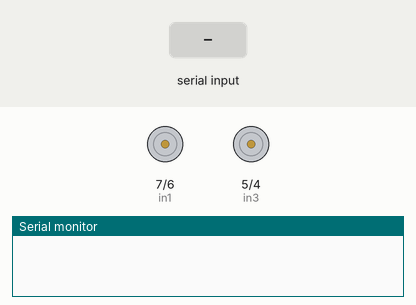
Bench run of a sketch on a simulated Arduino Uno, built with avr-gcc and run on an emulated ATmega328P. Shown: motor-driver pin pairs drawn as motors (green arrow = first pin HIGH = forward, orange = second pin HIGH = backward, longer = more drive, scaled by the enable pin), the last lines printed to the serial monitor. The test bench sets the inputs (shaded band).

Above: at 1.2 s.
1.3 s: "F" received over Serial
At 2.2 s:
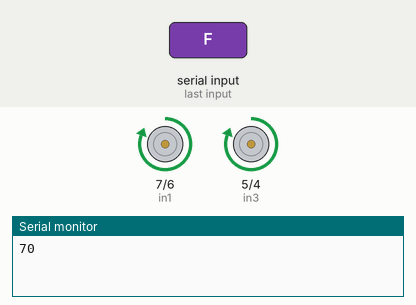
2.8 s: byte 74 (74) received over Serial
At 3.4 s:
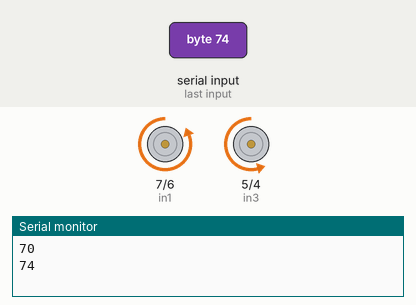
4.3 s: byte 76 (76) received over Serial
At 5.5 s:
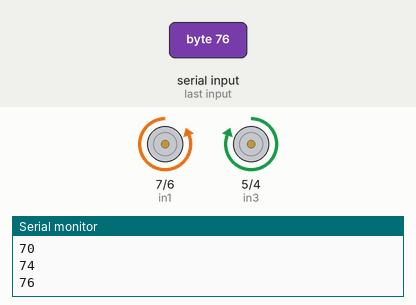
5.8 s: byte 82 (82) received over Serial
At 6.8 s:
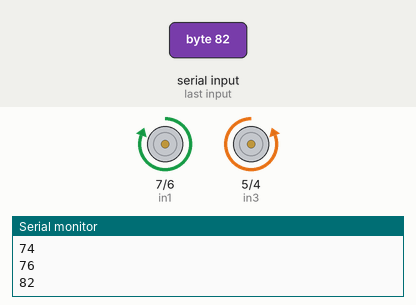
7.3 s: "S" received over Serial
At 8.0 s:
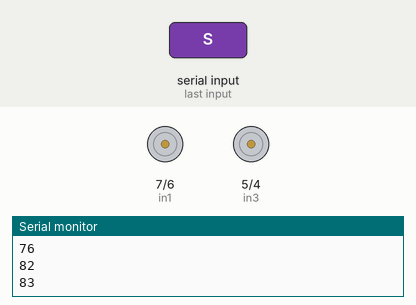
8.8 s: "B" received over Serial
At 9.1 s:
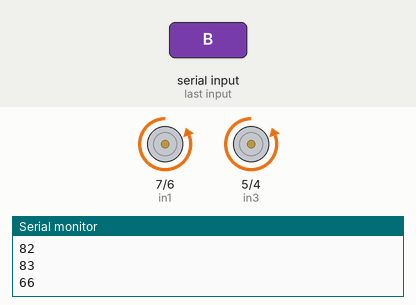
Timing chart, 0 to 11.3 s (numbered marks = the images above; inputs shaded):
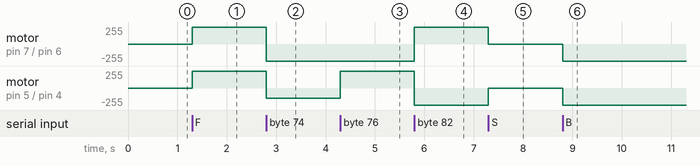

The sketch:

rc_car_2.ino
```cpp
// Motor A connections
int enA = 10;
int in1 = 7;
int in2 = 6;
// Motor B connections
int enB = 9;
int in3 = 5;
int in4 = 4;

void setup() {
  // Set all the motor control pins to outputs
  pinMode(enA, OUTPUT);
  pinMode(enB, OUTPUT);
  pinMode(in1, OUTPUT);
  pinMode(in2, OUTPUT);
  pinMode(in3, OUTPUT);
  pinMode(in4, OUTPUT);

  // Turn off motors - Initial state
  digitalWrite(in1, LOW);
  digitalWrite(in2, LOW);
  digitalWrite(in3, LOW);
  digitalWrite(in4, LOW);

  Serial.begin(115200);
}

void loop() {

 if(Serial.available()){
    int state = Serial.read();
    Serial.println(state);
    switch (state){
      case 83:  //Stop
        Stop();
        break;
      case 70:  //Forward
        Forward(255,255);
        break;
      case 66:  //Backward
        Backward(255,255);
        break;
      case 71:  //Left
        Left(100);
        break;
      case 73:  //Right
        Right(100);
        break;
      case 72:  //ReverseLeft
        ReverseLeft(100);
        break;
      case 74:  //ReverseRight
        ReverseRight(100);
        break;
      case 76:  //SharpLeft
        SharpLeft(255,255);
        break;
      case 82:  //SharpRight
        SharpRight(255,255);
        break;


    }


 }
}
```

controls.ino
```cpp
void Forward(int power_a,int power_b){

  analogWrite(enA, power_a);
  analogWrite(enB, power_b);

  digitalWrite(in1, HIGH);
  digitalWrite(in2, LOW);
  digitalWrite(in3, HIGH);
  digitalWrite(in4, LOW);
}
void Backward(int power_a,int power_b){

  analogWrite(enA, power_a);
  analogWrite(enB, power_b);

  digitalWrite(in1, LOW);
  digitalWrite(in2, HIGH);
  digitalWrite(in3, LOW);
  digitalWrite(in4, HIGH);
}

void SharpRight(int power_a,int power_b){

  analogWrite(enA, power_a);
  analogWrite(enB, power_b);

  digitalWrite(in1, HIGH);
  digitalWrite(in2, LOW);
  digitalWrite(in3, LOW);
  digitalWrite(in4, HIGH);
}

void SharpLeft(int power_a,int power_b){

  analogWrite(enA, power_a);
  analogWrite(enB, power_b);

  digitalWrite(in1, LOW);
  digitalWrite(in2, HIGH);
  digitalWrite(in3, HIGH);
  digitalWrite(in4, LOW);
}

void Left(int diff){

  analogWrite(enA, 255-diff);
  analogWrite(enB, 255);

  digitalWrite(in1, HIGH);
  digitalWrite(in2, LOW);
  digitalWrite(in3, HIGH);
  digitalWrite(in4, LOW);
}

void Right(int diff){

  analogWrite(enA, 255);
  analogWrite(enB, 255-diff);

  digitalWrite(in1, HIGH);
  digitalWrite(in2, LOW);
  digitalWrite(in3, HIGH);
  digitalWrite(in4, LOW);
}

void ReverseLeft(int diff){

  analogWrite(enA, 255-diff);
  analogWrite(enB, 255);

  digitalWrite(in1, LOW);
  digitalWrite(in2, HIGH);
  digitalWrite(in3, LOW);
  digitalWrite(in4, HIGH);
}

void ReverseRight(int diff){

  analogWrite(enA, 255);
  analogWrite(enB, 255-diff);

  digitalWrite(in1, LOW);
  digitalWrite(in2, HIGH);
  digitalWrite(in3, LOW);
  digitalWrite(in4, HIGH);
}

void Stop(){
  digitalWrite(in1, LOW);
  digitalWrite(in2, LOW);
  digitalWrite(in3, LOW);
  digitalWrite(in4, LOW);
}
```

Measured:
- after the input at 1.3 s, motor on pin 7 (in1) / pin 6 (in2), motor on pin 5 (in3) / pin 4 (in4): stopped → forward 255/255 at once
- after the input at 2.8 s, motor on pin 7 (in1) / pin 6 (in2): forward 255/255 → backward 255/255 at once; motor on pin 5 (in3) / pin 4 (in4): forward 255/255 → backward 155/255 at once
- after the input at 4.3 s, motor on pin 5 (in3) / pin 4 (in4): backward 155/255 → forward 255/255 at once
- after the input at 5.8 s, motor on pin 7 (in1) / pin 6 (in2): backward 255/255 → forward 255/255 at once; motor on pin 5 (in3) / pin 4 (in4): forward 255/255 → backward 255/255 at once
- after the input at 7.3 s, motor on pin 7 (in1) / pin 6 (in2): forward 255/255 → stopped at once; motor on pin 5 (in3) / pin 4 (in4): backward 255/255 → stopped at once
- after the input at 8.8 s, motor on pin 7 (in1) / pin 6 (in2), motor on pin 5 (in3) / pin 4 (in4): stopped → backward 255/255 at once
